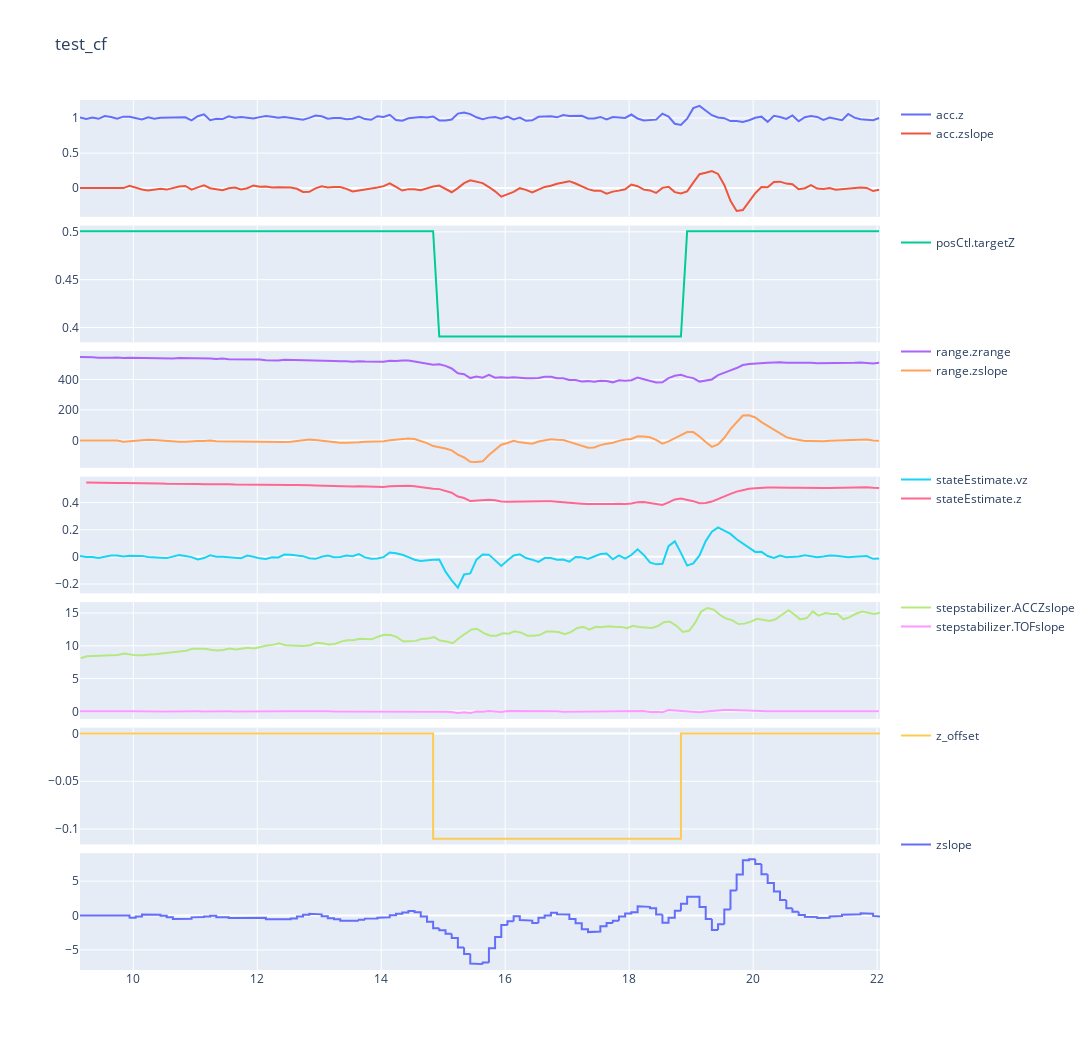

Source (notebook cell):
### Code cell
FILE = "offline_python_01_cf"

# read the CSV file
CF_df = pd.read_csv(os.path.join("logs", FILE +".csv"), header=0, names=["Timestamp", "Timestamp_CF", "ID", "Value"])

groups = np.unique([x.split(".")[0] for x in np.unique(CF_df["ID"])]) 

fig = make_subplots(rows=len(groups), cols=1, shared_xaxes=True, vertical_spacing=0.01)

# extract the time-of-flight sensor value
for k, group in CF_df.groupby(["ID"]):
    index = groups.tolist().index(k.split(".")[0]) + 1
    group = group.reset_index()
    fig.append_trace(go.Scatter(x=group["Timestamp"]/1000, y= group["Value"], mode="lines", name=k, legendgroup = index), row = index, col = 1)              
    
fig.update_layout(
    title_text=FILE, 
    height=len(groups)*150, 
    width=15*80, 
    legend_tracegroupgap = 90,
    yaxis1_range=[50, 90],
    yaxis2_range=[50, 90],
    yaxis3_range=[50, 90]
)
    
fig.show()

### Figure 1 — Plotly figure (JSON) as saved in the notebook; plotly's stock layout.template omitted (floating-point values rounded to 4 significant figures; data arrays with more than 128 entries replaced by an {"elided": "..."} marker saying what was removed)
{"data": [{"legendgroup": "1", "mode": "lines", "name": "acc.z", "type": "scatter", "x": {"elided": "130 float values"}, "xaxis": "x", "y": {"elided": "130 float values"}, "yaxis": "y"}, {"legendgroup": "1", "mode": "lines", "name": "acc.zslope", "type": "scatter", "x": {"elided": "130 float values"}, "xaxis": "x", "y": {"elided": "130 float values"}, "yaxis": "y"}, {"legendgroup": "2", "mode": "lines", "name": "posCtl.targetZ", "type": "scatter", "x": {"elided": "130 float values"}, "xaxis": "x2", "y": {"elided": "130 float values"}, "yaxis": "y2"}, {"legendgroup": "3", "mode": "lines", "name": "range.zrange", "type": "scatter", "x": {"elided": "130 float values"}, "xaxis": "x3", "y": {"elided": "130 int values"}, "yaxis": "y3"}, {"legendgroup": "3", "mode": "lines", "name": "range.zslope", "type": "scatter", "x": {"elided": "130 float values"}, "xaxis": "x3", "y": {"elided": "130 float values"}, "yaxis": "y3"}, {"legendgroup": "4", "mode": "lines", "name": "stateEstimate.vz", "type": "scatter", "x": {"elided": "130 float values"}, "xaxis": "x4", "y": {"elided": "130 float values"}, "yaxis": "y4"}, {"legendgroup": "4", "mode": "lines", "name": "stateEstimate.z", "type": "scatter", "x": {"elided": "129 float values"}, "xaxis": "x4", "y": {"elided": "129 float values"}, "yaxis": "y4"}, {"legendgroup": "5", "mode": "lines", "name": "stepstabilizer.ACCZslope", "type": "scatter", "x": {"elided": "130 float values"}, "xaxis": "x5", "y": {"elided": "130 float values"}, "yaxis": "y5"}, {"legendgroup": "5", "mode": "lines", "name": "stepstabilizer.TOFslope", "type": "scatter", "x": {"elided": "130 float values"}, "xaxis": "x5", "y": {"elided": "130 float values"}, "yaxis": "y5"}, {"legendgroup": "6", "mode": "lines", "name": "z_offset", "type": "scatter", "x": {"elided": "910 float values"}, "xaxis": "x6", "y": {"elided": "910 float values"}, "yaxis": "y6"}, {"legendgroup": "7", "mode": "lines", "name": "zslope", "type": "scatter", "x": {"elided": "910 float values"}, "xaxis": "x7", "y": {"elided": "910 float values"}, "yaxis": "y7"}], "layout": {"height": 1050, "legend": {"tracegroupgap": 90}, "title": {"text": "test_cf"}, "width": 1200, "xaxis": {"anchor": "y", "autorange": true, "domain": [0, 1], "matches": "x7", "range": [9.14, 22.05], "showticklabels": false, "type": "linear"}, "xaxis2": {"anchor": "y2", "autorange": true, "domain": [0, 1], "matches": "x7", "range": [9.14, 22.05], "showticklabels": false, "type": "linear"}, "xaxis3": {"anchor": "y3", "autorange": true, "domain": [0, 1], "matches": "x7", "range": [9.14, 22.05], "showticklabels": false, "type": "linear"}, "xaxis4": {"anchor": "y4", "autorange": true, "domain": [0, 1], "matches": "x7", "range": [9.14, 22.05], "showticklabels": false, "type": "linear"}, "xaxis5": {"anchor": "y5", "autorange": true, "domain": [0, 1], "matches": "x7", "range": [9.14, 22.05], "showticklabels": false, "type": "linear"}, "xaxis6": {"anchor": "y6", "autorange": true, "domain": [0, 1], "matches": "x7", "range": [9.14, 22.05], "showticklabels": false, "type": "linear"}, "xaxis7": {"anchor": "y7", "autorange": true, "domain": [0, 1], "range": [9.14, 22.05], "type": "linear"}, "yaxis": {"anchor": "x", "autorange": true, "domain": [0.8657, 1], "range": [-0.4096, 1.257], "type": "linear"}, "yaxis2": {"anchor": "x2", "autorange": true, "domain": [0.7214, 0.8557], "range": [0.3844, 0.5066], "type": "linear"}, "yaxis3": {"anchor": "x3", "autorange": true, "domain": [0.5771, 0.7114], "range": [-180.4, 586.3], "type": "linear"}, "yaxis4": {"anchor": "x4", "autorange": true, "domain": [0.4329, 0.5671], "range": [-0.2692, 0.5913], "type": "linear"}, "yaxis5": {"anchor": "x5", "autorange": true, "domain": [0.2886, 0.4229], "range": [-1.163, 16.67], "type": "linear"}, "yaxis6": {"anchor": "x6", "autorange": true, "domain": [0.1443, 0.2786], "range": [-0.1161, 0.006111], "type": "linear"}, "yaxis7": {"anchor": "x7", "autorange": true, "domain": [0, 0.1343], "range": [-7.926, 9.07], "type": "linear"}}}
